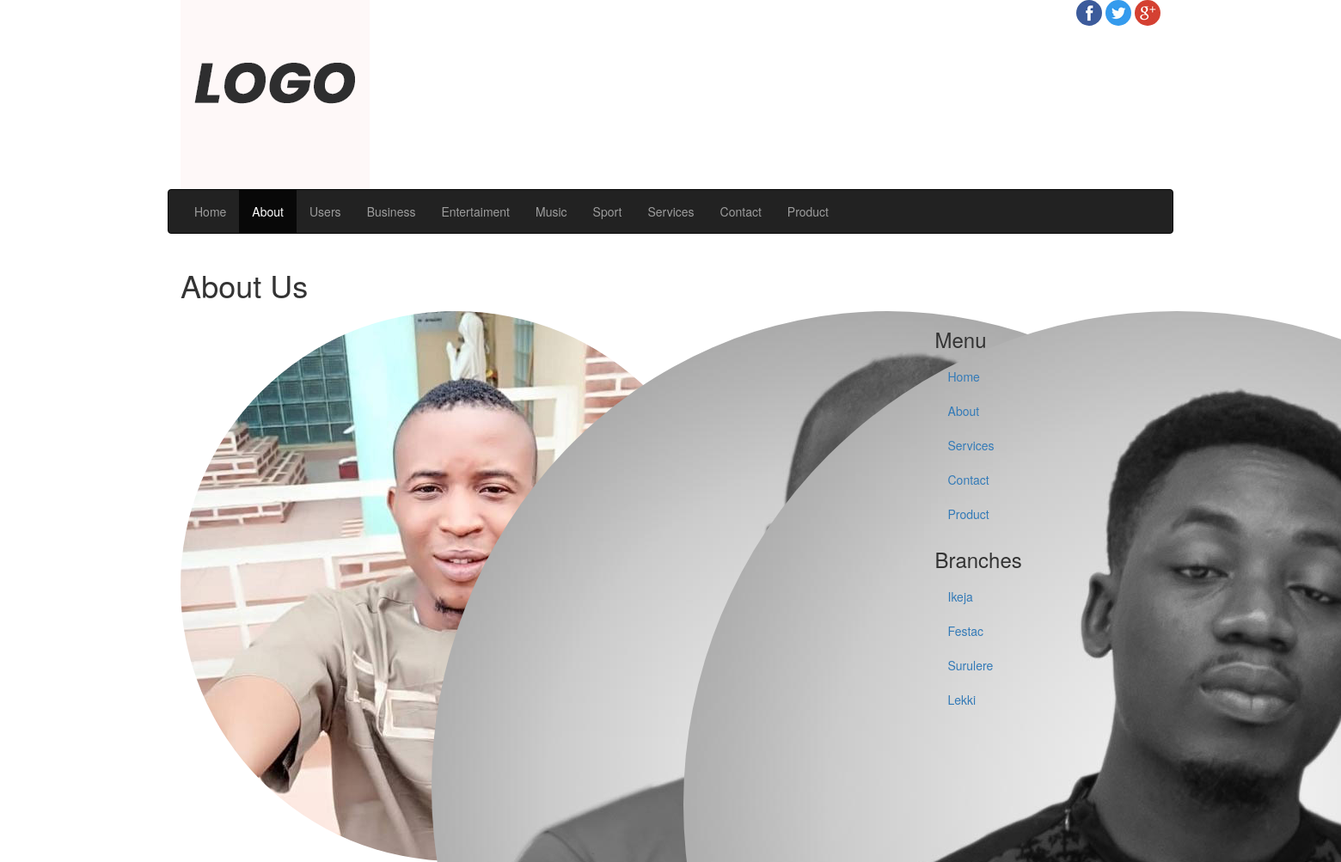
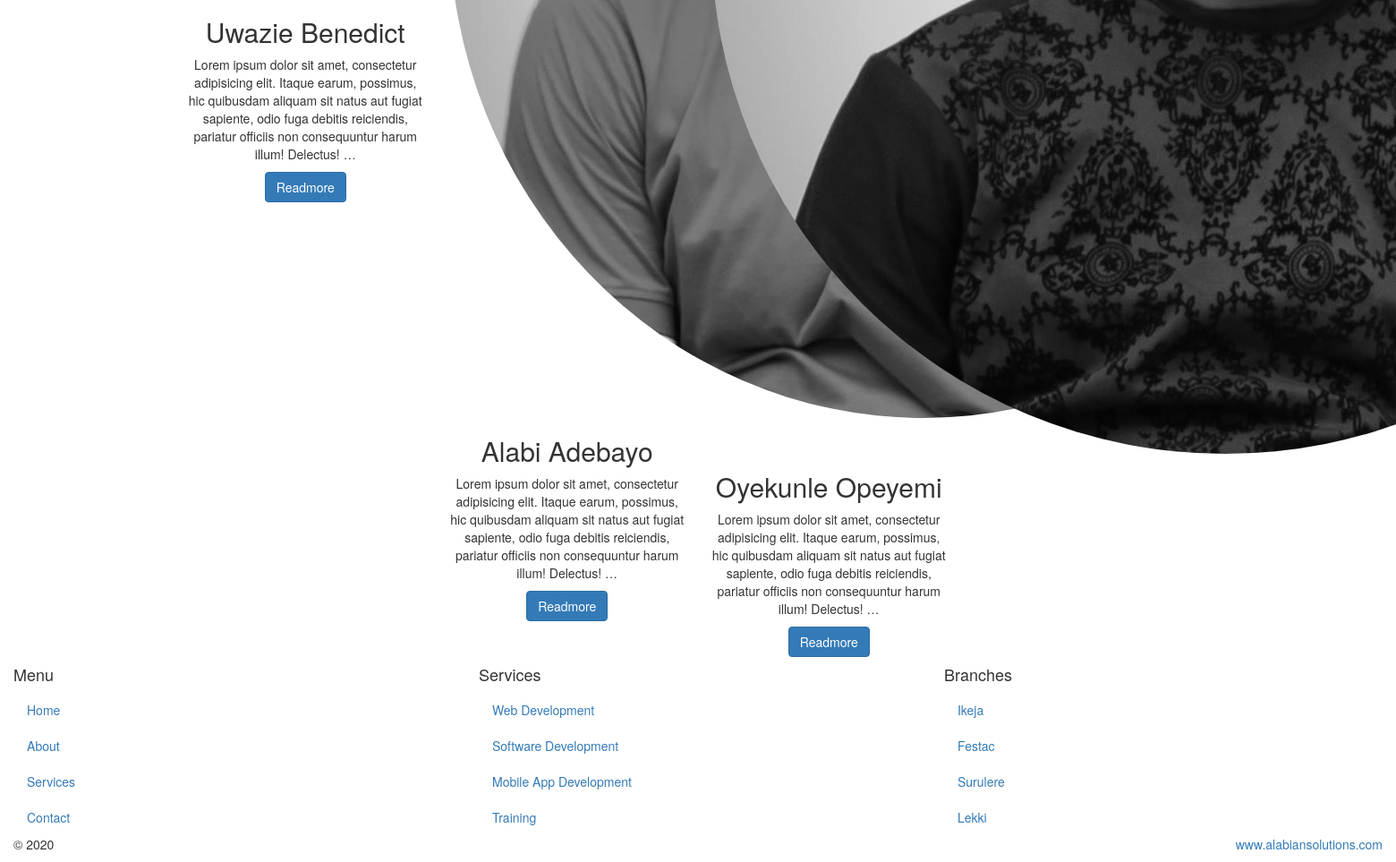
Page /frontend/about-page/ on the committed database (2 pictures, top to bottom).
### classwork_app/models.py (models this page shows, shortened)
class Category(models.Model):
    cat_name = models.CharField(max_length=100, verbose_name='Category Name')
    desc = models.TextField(blank=True, null=True, verbose_name='Description')

class About(models.Model):
    abt_title = models.CharField(max_length=150)
    profile = models.FileField(blank=True, null=True, upload_to='uploads/')
    description = models.TextField(blank=True)

### classwork_app/views.py (the view)
# urls.py: path('about-page/', views.about, name='about'),
def about(request):
    about_data = About.objects.all()
    return render(request, 'classwork_app/about.html', {'about1':about_data})

### classwork_app/custom_processor.py (called while the page is built)
def footer_date(request):
    footer_time = datetime.now()
    context = {'site_date':footer_time}
    return context

def menu_cat(request):
    category = Category.objects.all()
    kwargs = {'cat':category}
    return kwargs

### classwork_app/templates/classwork_app/about.html (shortened to what this page needs)
{% extends 'classwork_app/base.html' %}
{% load static %}
{% block content %}
<section id="sectionTitle">
  <div class="pageTitle">
    <h1>About Us</h1>
  </div>
</section>
<section id="content">
  <div class="row">
    <div class="col-sm-9 text-center" id="mainContent">
      <div class="row">
        {% if about1 %}
        {% for a in about1 %}
        <div class="col-sm-4">
          <a href="detail.html">
              <img src="{{ a.profile.url }}" class="img-circle">
          </a>
          <h2>{{ a.abt_title }}</h2>
          <p>
            {{ a.description| truncatewords:30 }}
          </p>
          <a href="{% url 'classwork_app:about_detail' a.id %}" class="btn btn-primary">Readmore</a>
        </div>
        {% endfor %}
        {% endif %}
      </div>
    </div>
    {% include 'classwork_app/sidebar.html' %}
  </div>
</section>
{% endblock %}

### classwork_app/templates/classwork_app/base.html (shortened to what this page needs)
{% load static %}
<!DOCTYPE html>
<html lang="en">
  <head>
    <link href="{% static 'classwork_app/css/bootstrap.min.css' %}" rel="stylesheet">
    <link href="{% static 'classwork_app/css/font-awesome.min.css' %}" rel="stylesheet">
    <link href="{% static 'classwork_app/css/style.css' %}" rel="stylesheet">
  </head>
  <body>
    <div class="container">
      <header id="siteLogo">
        <div class="row">
          <div class="col-sm-3">
            <a href="index.html">
              <img src="{% static 'classwork_app/images/logo.png' %}">
            </a>
          </div>
          <div class="col-sm-9">
            <span class="social-logo pull-right">
              <a href="#">
                <img src="{% static 'classwork_app/images/fb.png' %}" class="img-circle">
              </a>
              <a href="#">
                <img src="{% static 'classwork_app/images/tw.png' %}" class="img-circle">
              </a><a href="#">
                <img src="{% static 'classwork_app/images/gp.png' %}" class="img-circle">
              </a>
            </span>
          </div>
        </div>
      </header>
      <section id="siteMenu">
        <div class="row">
          <nav class="navbar navbar-inverse">
            <div class="collapse navbar-collapse" id="mainNav">
                {% url 'index' as home %}
                {% url 'classwork_app:about' as about %}
                {% url 'classwork_app:users' as us %}
                {% url 'classwork_app:service' as service %}
              <ul class="nav navbar-nav">
                <li {% if request.path == home %} class='active' {% endif %}><a href="{% url 'index' %}">Home</a></li>
                <li {% if request.path == about %} class='active' {% endif %}><a href="{% url 'classwork_app:about' %}">About</a></li>
                <li {% if request.path == us %} class='active' {% endif %}><a href="{% url 'classwork_app:users' %}">Users</a></li>
                {% if cat %}
                  {% for c in cat %}
                  <li><a href="{% url 'classwork_app:post_list' c.id %}">{{ c.cat_name }}</a></li>
                  {% endfor %}
                {% endif %}
                <li {% if request.path == service %} class='active' {% endif %}><a href="{% url 'classwork_app:service' %}">Services</a></li>
                <li><a href="contact.html">Contact</a></li>
                <li><a href="#">Product</a></li>
              </ul>
            </div>
          </nav>
        </div>
      </section>
      {% block content %}
      {% endblock %}
    </div>
    <footer class="container-fluid" id="siteFooter">
      <div class="row">
        <div class="col-sm-4">
          <h4>Menu</h4>
          <ul class="nav">
            <li><a href="#">Home</a></li>
            <li><a href="#">About</a></li>
            <li><a href="#">Services</a></li>
            <li><a href="#">Contact</a></li>
          </ul>
        </div>
        <div class="col-sm-4">
          <h4>Services</h4>
          <ul class="nav">
            <li><a href="#">Web Development</a></li>
            <li><a href="#">Software Development</a></li>
            <li><a href="#">Mobile App Development</a></li>
            <li><a href="#">Training</a></li>
          </ul>
        </div>
        <div class="col-sm-4">
          <h4>Branches</h4>
          <ul class="nav">
            <li><a href="#">Ikeja</a></li>
            <li><a href="#">Festac</a></li>
            <li><a href="#">Surulere</a></li>
            <li><a href="#">Lekki</a></li>
          </ul>
        </div>
      </div>
      <div class="row">
        <div class="col-md-3">
          <p>&copy; {{ site_date| date:'Y'}}</p>
        </div>
        <div class="col-md-9">
          <p class="copy pull-right">
            <a href="#" target="_blank">www.alabiansolutions.com</a>
          </p>
        </div>
      </div>
    </footer>
  </body>
</html>

### rows in the picture
Category: cat_name "Business"
Category: cat_name "Entertaiment"
Category: cat_name "Music"
Category: cat_name "Sport"
About: profile (picture), abt_title "Uwazie Benedict", description "Lorem ipsum dolor sit amet, consectetur adipisicing elit. Itaque earum, possimus, hic quibusdam aliquam sit natus aut fugiat sapiente, odio fuga debitis reiciendis, pariatur officiis non consequuntur harum illum! Delectus! …"
About: abt_title "Alabi Adebayo", description "Lorem ipsum dolor sit amet, consectetur adipisicing elit. Itaque earum, possimus, hic quibusdam aliquam sit natus aut fugiat sapiente, odio fuga debitis reiciendis, pariatur officiis non consequuntur harum illum! Delectus! …"
About: profile (picture), abt_title "Oyekunle Opeyemi", description "Lorem ipsum dolor sit amet, consectetur adipisicing elit. Itaque earum, possimus, hic quibusdam aliquam sit natus aut fugiat sapiente, odio fuga debitis reiciendis, pariatur officiis non consequuntur harum illum! Delectus! …"
